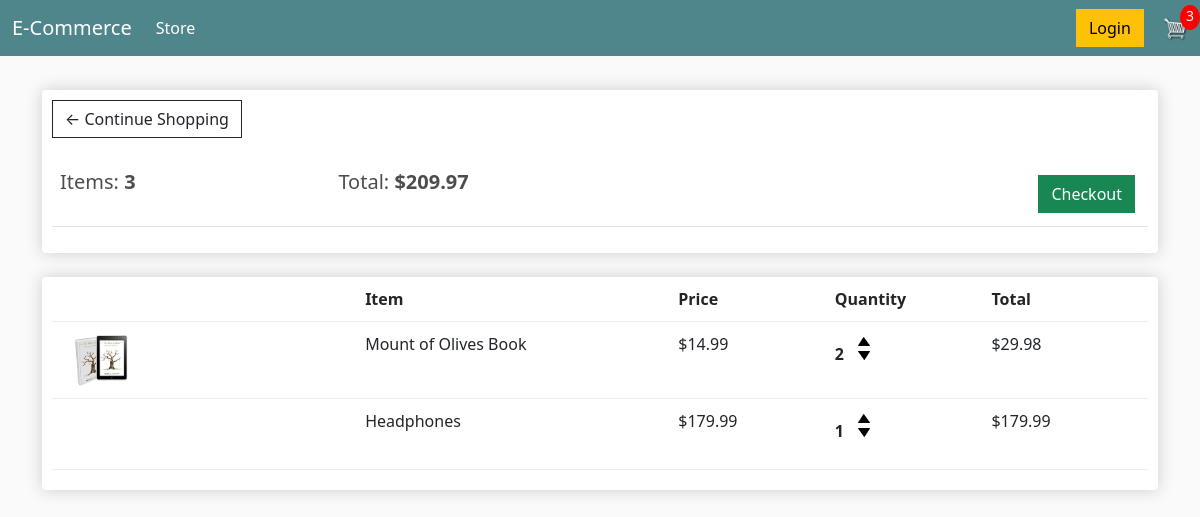
/cart/ (signed in), run on an earlier commit of the app's database.
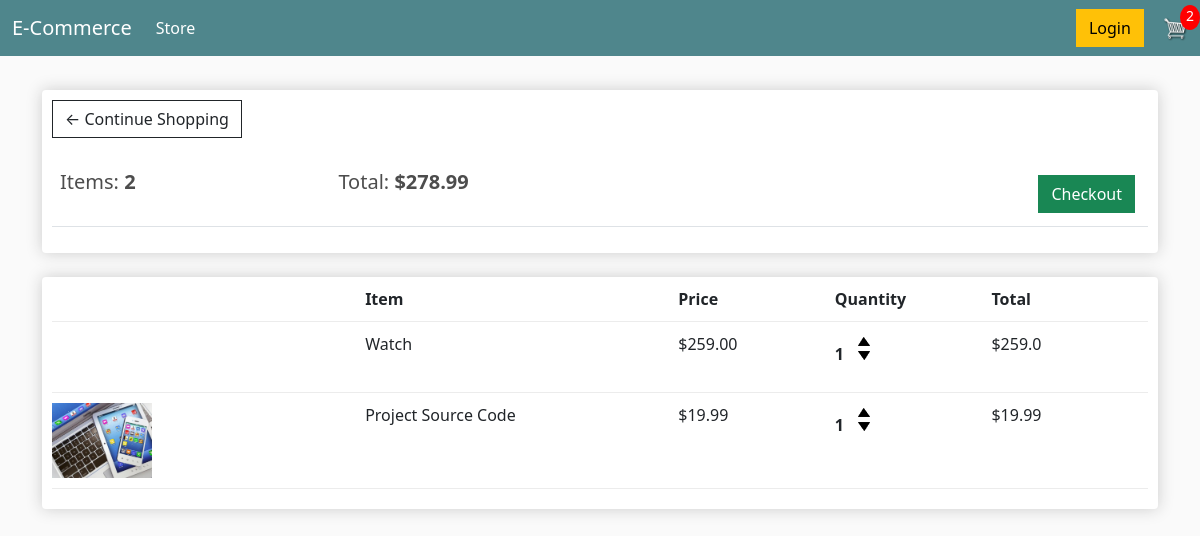
And on a later commit of the database.
### store/models.py (models this page shows, shortened)
class Order(models.Model):
        customer = models.ForeignKey(Customer, on_delete=models.SET_NULL, blank = True, null = True)
        date_orderd = models.DateTimeField(auto_now_add = True)
        complete = models.BooleanField(default=False, null = True, blank = False)
        transaction_id = models.CharField(max_length=200, null = True)
        @property
        def get_cart_total(self):
            orderitems = self.orderitem_set.all()
            total = sum([item.get_total for item in orderitems])
            return total
        @property
        def get_cart_items(self):
            orderitems = self.orderitem_set.all()
            total = sum([item.quantity for item in orderitems])
            return total

class OrderItem(models.Model):
        product = models.ForeignKey(Product, on_delete=models.SET_NULL, blank = True, null = True)
        order = models.ForeignKey(Order, on_delete = models.SET_NULL, blank=True, null = True)
        quantity = models.IntegerField(default = 0, null = True, blank = True)
        date_added = models.DateTimeField(auto_now_add = True)
        @property
        def get_total(self):
            total = self.product.price * self.quantity
            return total

class Product(models.Model):
    name= models.CharField(max_length = 200, null = True)
    price= models.FloatField()
    digital = models.BooleanField(default = False, null = True, blank = False)
    image = models.ImageField(null=True,blank=True)
    @property
    def imageURL(self):
        try:
            url = self.image.url
        except:
            url = ' '
        return url

### store/views.py (the view)
# urls.py: path('cart/',views.cart,name="cart"),
def cart(request):
    if request.user.is_authenticated:
        customer = request.user.customer
        order,created =Order.objects.get_or_create(customer=customer,complete=False)
        items = order.orderitem_set.all()
        cartItems = order.get_cart_items
    else:
        items = []
        order = {'get_cart_total': 0, 'get_cart_items': 0, 'shipping': False}
        cartItems = order['get_cart_items']
    context = {'items':items, 'order':order , 'cartItems':cartItems}
    return render(request,'store/cart.html',context)

### store/templates/store/cart.html
{% extends "store/main.html" %} {% load static %} {% block content %}
<div class="row">
  <div class="col-lg-12">
    <div class="box-element">
      <a href="{%url 'store'%}" class="btn btn-outline-dark"
        >&#x2190; Continue Shopping</a
      >
      <br />
      <br />
      <table class="table">
        <tr>
          <th>
            <h5>Items: <strong>{{order.get_cart_items}}</strong></h5>
          </th>
          <th>
            <h5>Total: <strong>${{order.get_cart_total}}</strong></h5>
          </th>
          <th>
            <a
              href="{%url 'checkout' %}"
              style="float: right; margin: 5px"
              class="btn btn-success"
              >Checkout</a
            >
          </th>
        </tr>
      </table>
    </div>
    <br />
    <div class="box-element">
      <div class="cart-row">
        <div style="flex: 2"></div>
        <div style="flex: 2"><strong>Item</strong></div>
        <div style="flex: 1"><strong>Price</strong></div>
        <div style="flex: 1"><strong>Quantity</strong></div>
        <div style="flex: 1"><strong>Total</strong></div>
      </div>
      {% for item in items %}
      <div class="cart-row">
        <div style="flex: 2">
          <img class="row-image" src="{{item.product.imageURL}}" alt="" />
        </div>
        <div style="flex: 2">{{item.product.name}}</div>
        <div style="flex: 1">${{item.product.price|floatformat:2}}</div>
        <div style="flex: 1">
          <p class="quantity">{{item.quantity}}</p>
          <div class="quantity">
            <img
              data-product="{{item.product.id}}"
              data-action="add"
              src="{% static 'images/arrow-up.png' %}"
              alt=""
              class="chg-quantity update-cart"
            />
            <img
              data-product="{{item.product.id}}"
              data-action="remove"
              src="{% static 'images/arrow-down.png' %}"
              alt=""
              class="chg-quantity update-cart"
            />
          </div>
        </div>
        <div style="flex: 1">${{item.get_total}}</div>
      </div>
      {% endfor %}
    </div>
  </div>
</div>
{% endblock content %}

### store/templates/store/main.html (shortened to what this page needs)
{% load static %}
<!DOCTYPE html>
<html lang="en">
  <head>
    <link
      href="https://cdn.jsdelivr.net/npm/bootstrap@5.3.2/dist/css/bootstrap.min.css"
      rel="stylesheet"
    />
    <link rel="stylesheet" type="text/css" href="{% static 'css/main.css' %}" />
  </head>
  <body>
    <nav class="navbar navbar-expand-lg navbar-dark bg-dark">
      <div class="container-fluid">
        <a class="navbar-brand" href="{%url 'store' %}">E-Commerce</a>
        <div class="collapse navbar-collapse" id="navbarSupportedContent">
          <ul class="navbar-nav me-auto mb-2 mb-lg-0">
            <li class="nav-item">
              <a
                class="nav-link active"
                aria-current="page"
                href="{%url 'store' %}"
                >Store</a
              >
            </li>
          </ul>
          <div class="form-inline my-2 my-lg-0">
            <a href="{%url 'login' %}" class="btn btn-warning">Login</a>
            <a href="{% url 'cart' %}">
              <img id="cart-icon" src="{% static 'images/cart2.png' %}" />
            </a>
            <p id="cart-total">{{cartItems}}</p>
          </div>
        </div>
      </div>
    </nav>
    <div class="container">
      <br />
      {% block content %} {% endblock content %} <br /><br />
    </div>
  </body>
</html>

### static/css/main.css (style rules this page uses)
body { background-color: hsl(0, 0%, 98%); }
h1, h2, h3, h4, h5, h6 { color: hsl(0, 0%, 30%); }
.box-element { box-shadow: hsl(0, 0%, 80%) 0 0 16px; background-color: #fff; border-radius: 4px; padding: 10px; }
.bg-dark { background-color: #4f868c !important; }
#cart-icon { width: 25px; display: inline-block; margin-left: 15px; position: relative; }
#cart-total { display: block; text-align: center; color: #fff; background-color: red; width: 20px; height: 25px; border-radius: 50%; font-size: 14px; position: absolute; top: 5px; right: 0; }
.col-lg-4, .col-lg-6, .col-lg-8, .col-lg-12 { margin-top: 10px; }
.btn { border-radius: 0; }
.row-image { width: 100px; }
.cart-row { display: flex; align-items: stretch; padding-bottom: 10px; margin-bottom: 10px; border-bottom: 1px solid #ececec; }
.quantity { display: inline-block; font-weight: 700; padding-right: 10px; }
.chg-quantity { width: 12px; cursor: pointer; display: block; margin-top: 5px; transition: 0.1s; }
:before, *:after { padding: 0; margin: 0; box-sizing: border-box; }

What changed in the data, as far as the page shows it:
removed OrderItem: product.imageURL (picture), product.name "Mount of Olives Book", product.price "14.99", quantity "2", get_total "29.98"
removed OrderItem: product.name "Headphones", product.price "179.99", quantity "1", get_total "179.99"
computed for Order: get_cart_items "3" → "2"; get_cart_total "209.97" → "278.99"
added OrderItem: product.name "Watch", product.price "259.00", quantity "1", get_total "259.0"
added OrderItem: product.imageURL (picture), product.name "Project Source Code", product.price "19.99", quantity "1", get_total "19.99"
Also different on the page:
{{ cartItems }}: "3" → "2"
